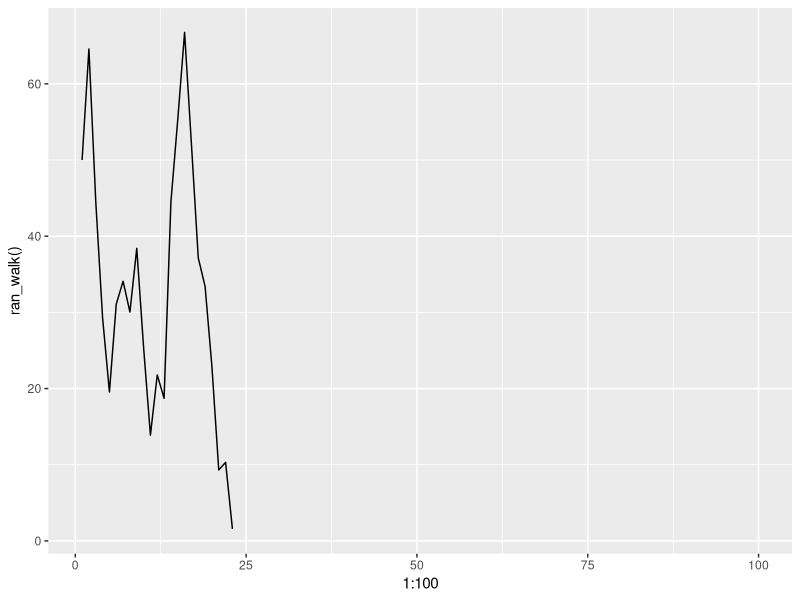
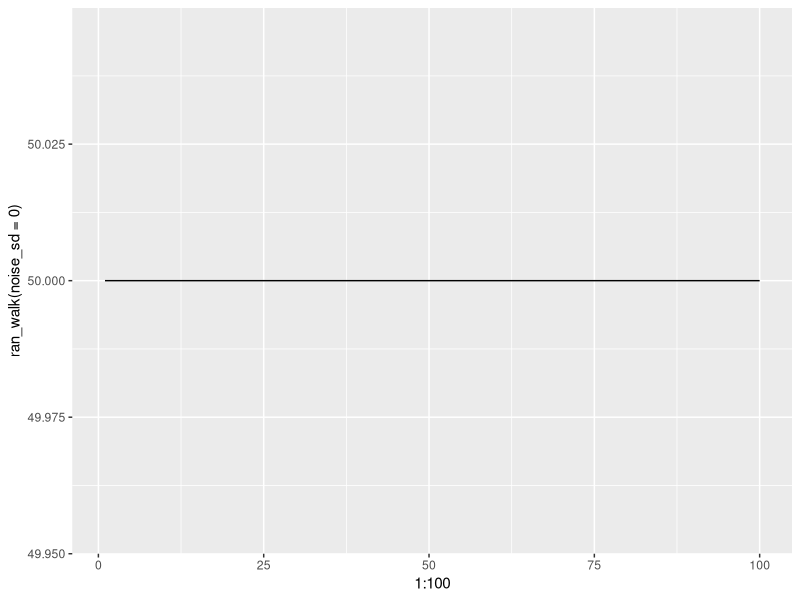
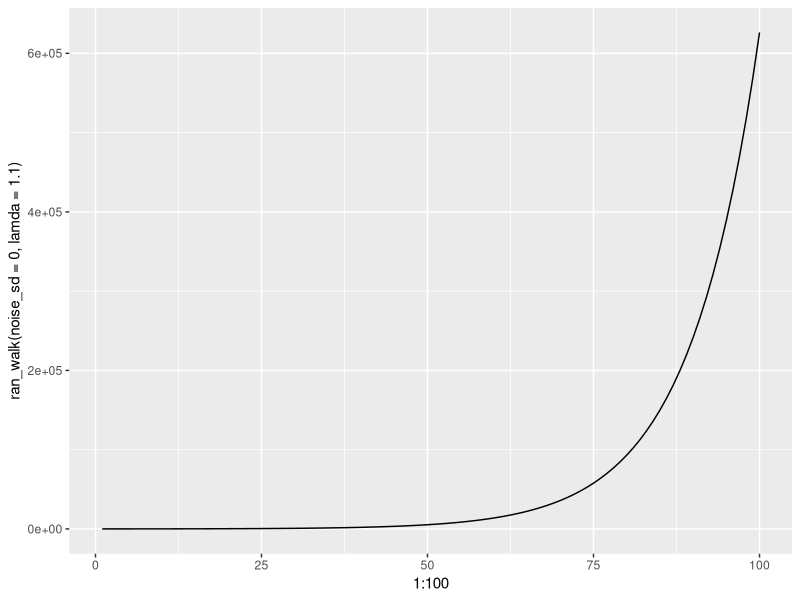
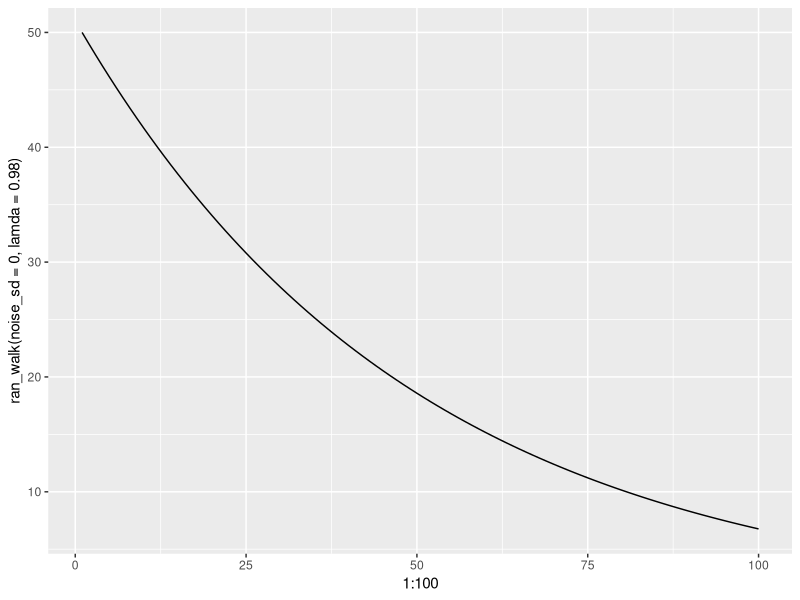
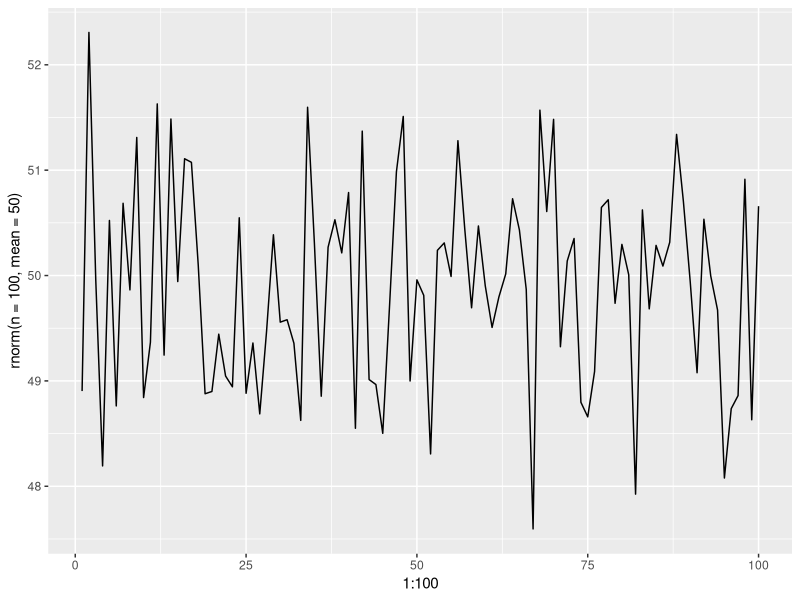
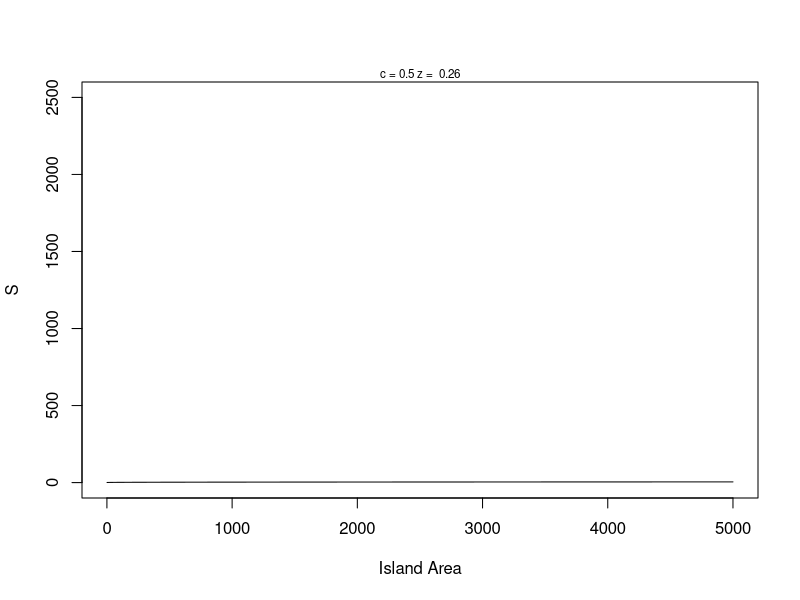
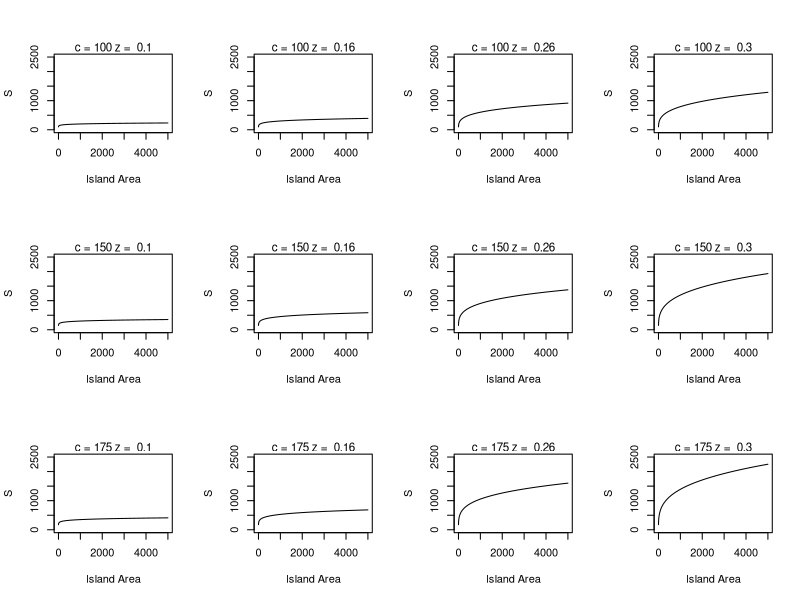
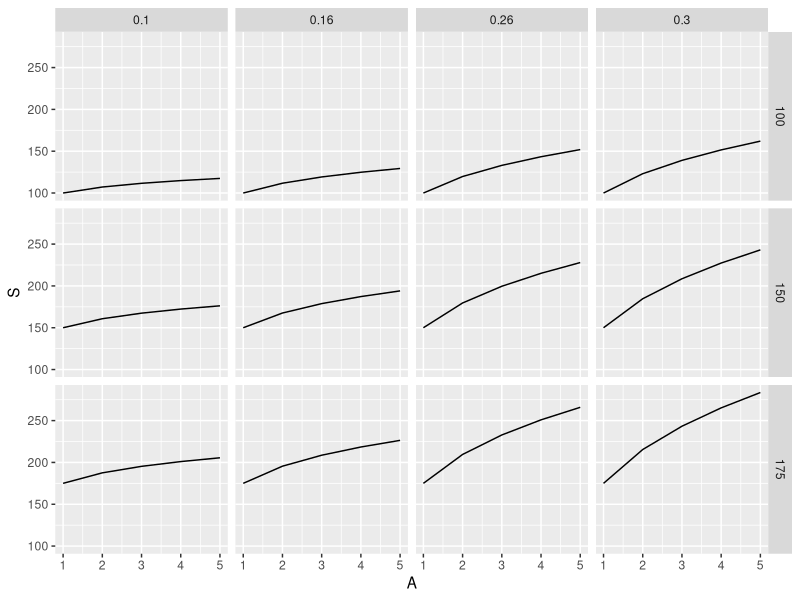

These charts were generated, in order, by the following R code:
## ---- chunk 1
knitr::opts_chunk$set(echo = TRUE)
## ---- chunk 2
for (i in 1:5) { # initializes loop and will iterate 5 times
  cat("stuck in a loop", "\n") # First will print/concatenate this line
  cat(3 + 2, "\n") # then will do this arithmetic
  cat(runif(1), "\n") # then will create a rand unif number
} # Loop will run 5 times, as we specified, before it is finished
## ---- chunk 3
z <- 0
for (i in 1:5) { # initializes loop will iterate 5 times
  z <- z + i
  print(z)
}
## ---- chunk 4
my_dogs <- c('chow', 'puggle', 'pug', 'st bernard', 'husky') # Creates vector of strings
for (i in 1:length(my_dogs)) { # i will iterate first slot of vector to end of vector
  cat("i =", i, "my_dogs[i] =", my_dogs[i], "\n")
}
## ---- chunk 5
my_bad_dogs <- NULL
for (i in 1:length(my_bad_dogs)) {
  cat("i =", i, "my_bad_dogs[i] =", my_bad_dogs[i], "\n")
} # Code has 2 print outs, because we declared it to run at 1, but NULL is = 0, so it counts back to 0
## ---- chunk 6
for (i in seq_along(my_dogs)) { #seq_along creates sequence following length of vector
  cat("i =", i, "my_dogs[i] =", my_dogs[i], "\n")
}
## ---- chunk 7
for (i in seq_along(my_bad_dogs)) {
  cat("i =", i, "my_bad_dogs[i] =", my_bad_dogs[i], "\n")
}
## ---- chunk 8
zz <- 5
for (i in seq_len(zz)) {
  cat("i =", i, "my_dogs[i] =", my_dogs[i], "\n")
}

for (i in length(my_dogs)) {
  my_dogs[i] <- toupper(my_dogs[i])
  cat("i =", i, "my_dogs =", my_dogs[i], "\n")
}

my_dogs <- tolower(my_dogs)
my_dogs <- toupper(my_dogs)
my_dogs


my_dat <- runif(1)
for (i in 2:10) {
  temp <- runif(1)
  my_dat <- c(my_dat, temp)
  cat("loop number =", i, "vector_element =", my_dat[i], "\n")
}
length(my_dat)
## ---- chunk 9
16/5
16 %% 5
16 %/% 5 # returns how many times following number can divide into first number
## ---- chunk 10
z <- 1:20
for(i in 1:length(z)) {
  if(i %% 2==0) next
  print(i)
}
## ---- chunk 11
z <- 1:20
for(i in 1:length(z)) {
  if(i %% 2==1) next
  print(i)
}
## ---- chunk 12
z <- 1:20
for(i in 1:length(z)) {
  if(i %% 2!=0) next
  print(i)
}
## ---- chunk 13
z <- 1:20
zsub <- z[z %% 2 != 0] # Give me elements of z that are not divisible by 2
length(zsub)
zsub

z <- 1:20
zsub <- z[z %% 2 == 0] # Give me elements of z that are divisible by 2
length(zsub)
zsub
## ---- chunk 14
for (i in seq_along(zsub)) {
  cat("i =", i,"zub[i] " ,zsub[i], "\n")
}
## ---- chunk 15

library(ggplot2)
ran_walk <- function(times=100,
                     n1=50,
                     lamda = 1.00,
                     noise_sd = 10) {
  n <- rep(NA, times) # create output vector
  n[1] <- n1 # initial population size
  noise <- rnorm(n = times, mean = 0, sd = noise_sd) # create noise vector
  # on average, noise should be 0 but some will be pos and some will be neg
  for(i in 1:(times-1)) {
    n[i+1] <- lamda*n[i] + noise[i]
   if(n[i + 1] <= 0) {
      n[i + 1] <- NA
      cat("Population extinction at time", i+1, "\n")
      break
    }
  }
  return(n)
}

# Testing ran_walk() function
# This function is an example of something that needs to be done in a for-loop
# do we want stop instead of break?
ran_walk()
## ---- chunk 16
qplot(x = 1:100, y=ran_walk(), geom="line")
# The NAs help us keep x-axis at 100
## ---- chunk 17
qplot(x = 1:100, y=ran_walk(noise_sd=0), geom="line")
## ---- chunk 18
qplot(x = 1:100, y=ran_walk(noise_sd = 0, lamda = 1.1), geom="line")
## ---- chunk 19
qplot(x = 1:100, y=ran_walk(noise_sd = 0, lamda = 0.98), geom="line")
## ---- chunk 20
qplot(x = 1:100, y=rnorm(n = 100, mean = 50), geom="line")
## ---- chunk 21
m <- matrix(round(runif(20), digits = 2), nrow =5)
## ---- chunk 22
for (i in 1:nrow(m)) { #could use for (i in seq_len(nrow(m)))
  m[i,] <- m[i,] + 1
}
print(m)
## ---- chunk 23
for (j in 1:ncol(m)) { #could use for (i in seq_len(ncol(m)))
  m[,j] <- m[,j] + 1
}
print(m)
## ---- chunk 24
m <- matrix(round(runif(20), digits = 2), nrow =5)
for (i in 1:nrow(m)) {
  for (k in 1:ncol(m)) {
    m[i,j] <- m[i,j] + i + j # taking number and adding values to it

  } # end of j loop
} # end of i loop
print(m)
## ---- chunk 25
# Function: Species area curve <- S = cA^z
# Creates power function relationship for S and A
# input:  A is a vector of island areas
#         c is the intercept constant
#         z is the slope constant
# output: S is a vector of species richness values
#
#
# ----------------------------------------------------------

species_area_curve <- function(A=1:5000, c = 0.5, z = 0.26) {
  S <- c*(A^z)
  return(S)
}
## ---- chunk 26
head(species_area_curve())
## ---- chunk 27
# function: species_area_plot
# plot species area curves with parameter values
# input: A = vector of areas
#        c = single value for c parameter
#        z = single value for z paremeter
#
# output: smoothed curve with parameters in graph
# -----------------------------------------------
# Also examples of using functions within functions

species_area_plot <- function(A=1:5000, c = 0.5, z = 0.26) {
  plot(x = A, species_area_curve(A,c,z),
       type = "l",
       xlab = "Island Area",
       ylab = "S",
       ylim=c(0,2500))
  mtext(paste("c =", c, "z = ", z), cex = 0.7) # This code will put z and c values on top of graphs when called
  # return()

}
species_area_plot()
## ---- chunk 28
c_pars <- c(100, 150, 175)
z_pars <- c(0.10, 0.16, 0.26, 0.3)
## ---- chunk 29
par(mfrow=c(3,4)) # mfrow calls to graphics display, unique to base R graphics
# This will be in a matrix structure and uses our previous function
for (i in seq_along(c_pars)) { # will jump over c_pars values
  for (j in seq_along(z_pars)) { # will jump over z_pars values
    species_area_plot(c=c_pars[i], z=z_pars[j]) # should in total make 12 passes through this and get a grid of 12 plots
  }
}
## ---- chunk 30
cut_point <- 0.1
z <- NA
ran_data <- runif(100)
for (i in seq_along(ran_data)) {
  z <- ran_data[i]
  if (z < cut_point) break
}
print(z)
print(i)
## ---- chunk 31
cut_point <- 0.1
z <- NA
cycle_number <- 0
## ---- chunk 32
while (is.na(z) | z >= cut_point) {
  z <- runif(1)
  cycle_number <- cycle_number + 1

}
print(z)
print(cycle_number)
## ---- chunk 33
z <- NA
cycle_number <- 0

repeat {
  z <- runif(1)
  cycle_number <- cycle_number + 1

  if (z <= cut_point) break
}
print(z)
print(cycle_number)
## ---- chunk 34
expand.grid(c_pars,z_pars)
## ---- chunk 35
df <- expand.grid(x = c_pars, y = z_pars) # x can be replaced with column/variable name for first value, y can be replaced for second value and so on
# can be down with more than 2 values
df2 <- expand.grid(x = c_pars, y = z_pars, z = c_pars*2) # now 36 values, 3*4*3 = 36
df2
head(df) # Returns first 6 rows
str(df) # You can see, the structure of df is a data.frame
df
## ---- chunk 36
##################################################
# function: sa_output
# Summary stats for species-area power function
# input: vector of predicted species richness (right now random numeric value)
# output: list of max-min called sum_stats, coefficient of variation
#-------------------------------------------------

sa_output <- function(S=runif(10)) {

  sum_stats <- list(s_gain=max(S)-min(S),s_cv=sd(S)/mean(S)) # list of  first: max value of s - min of s,
  # then taking the standard deviation of s divided by the mean of s for second list value

  return(sum_stats)
}
sa_output() # list is 2 values
## ---- chunk 37
area <- 1:5000
c_pars <- c(100,150,175)
z_pars <- c(0.10, 0.16, 0.26, 0.3)
## ---- chunk 38
model_frame <- expand.grid(c=c_pars,z=z_pars)
model_frame$s_gain <- NA # adding column called s_gain with values NA
model_frame$s_cv <- NA # adding column called s_cv with values NA
print(model_frame)
## ---- chunk 39
for (i in 1:nrow(model_frame)) {

  # generate S vector
  # calling upon species_area_curve from earlier and creating a temp value
  # Using area vector from earlier which is 1 to 5000
  # model_frame[i,1] will take row i, col 1, which is our c_par, c
  # model_frame[i,2] will take row i, col 2, which is our z_par, z
  temp1 <- species_area_curve(A=area,
                              c=model_frame[i,1],
                              z=model_frame[i,2])
  # calculate output stats using our first temp value, creating a second temp value
  # temp2 <- sa_output(temp1) < could use temp2 but uneccessary
  # model_frame[i,c(3,4)] <- temp2
  # temp 2 is a list, and then were passing this list into a model_frame which we need   # to do since were passing in multiple columns into a data frame
  # pass results to columns in data frame
  model_frame[i,c(3,4)] <- sa_output(temp1)

}
print(model_frame)
## ---- chunk 40
area <- 1:5 #keep this very small initially
c_pars <- c(100,150,175)
z_pars <- c(0.10, 0.16, 0.26, 0.3)
## ---- chunk 41
model_frame <- expand.grid(c=c_pars,z=z_pars,A=area)
model_frame$S <- NA
model_frame
## ---- chunk 42
for (i in 1:length(c_pars)) {
  for (j in 1:length(z_pars)) {
    model_frame[model_frame$c==c_pars[i] & model_frame$z==z_pars[j],"S"] <-   species_area_curve(A=area,c=c_pars[i],z=z_pars[j])
  }
}
model_frame
## ---- chunk 43
for (i in 1:nrow(model_frame)) {
  model_frame[i,"S"] <- species_area_curve(A=model_frame$A[i],
                                           c=model_frame$c[i],
                                           z=model_frame$z[i])
}
print(model_frame) # check by printing a data frame with limited parameter values
## ---- chunk 44
library(ggplot2)
## ---- chunk 45
p1 <- ggplot(data=model_frame)
p1 + geom_line(mapping= aes(x=A,y=S)) +
  facet_grid(c~z)
## ---- chunk 46
p2 <- p1
p2 + geom_line(mapping=aes(x=A,y=S,group=z)) +
  facet_grid(.~c)
## ---- chunk 47
p3 <- p1
p3 + geom_line(mapping=aes(x=A,y=S,group=c)) +
  facet_grid(z~.)
